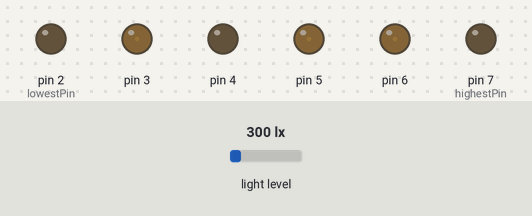
Bench run of a sketch on a simulated Arduino Uno, built with avr-gcc and run on an emulated ATmega328P. Shown: output pins drawn as LEDs (lit = HIGH). The test bench sets the inputs (shaded band); at power-on: light level 300 lx.

Above: at 1.2 s.
1.3 s: light level set to 40 lx
At 2.1 s:
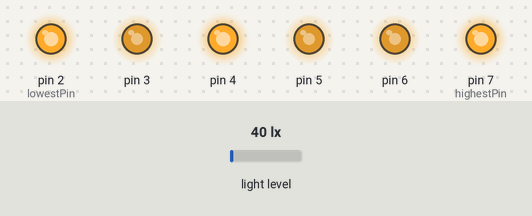
2.9 s: light level set to 500 lx
At 3.9 s:
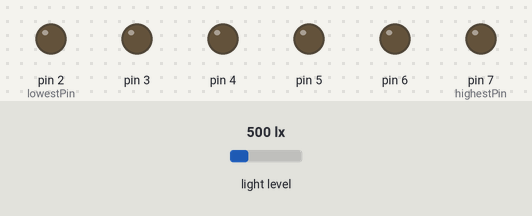
Timing chart, 0 to 5.9 s (numbered marks = the images above; inputs shaded):
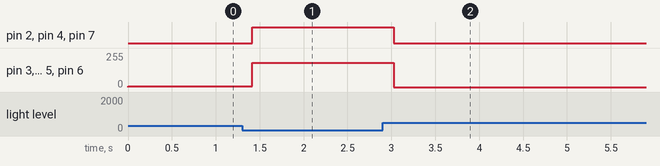

The sketch:

sensor-LED.ino
```cpp
#include <Wire.h>
#include <BH1750.h>

BH1750 lightMeter;
const int lowestPin = 2;

const int highestPin = 7;

void setup() {
  Serial.begin(9600);
  Wire.begin();
  lightMeter.begin();

  // set pins 2 through 7 as outputs:
  for (int thisPin = lowestPin; thisPin <= highestPin;
    thisPin++) {
    pinMode(thisPin, OUTPUT);

  }
}

void loop() {
  float lux = min(1, lightMeter.readLightLevel() / 500);
  float inv_lux = pow((1 - lux), 4);
  int brightness = inv_lux * 255;

  // iterate over the pins:
  for (int thisPin = lowestPin; thisPin <= highestPin;
    thisPin++) {
    analogWrite(thisPin, brightness);
  }
  delay(200);
}
```

Measured:
- after the input at 1.3 s, pin 2 (lowestPin), pin 4, pin 7 (highestPin): LOW → HIGH after 0.11 s; pin 3, pin 5, pin 6: 6/255 → 182/255 after 0.11 s
- after the input at 2.9 s, pin 2 (lowestPin), pin 4, pin 7 (highestPin): HIGH → LOW after 0.13 s; pin 3, pin 5, pin 6: 182/255 → 0/255 after 0.13 s
